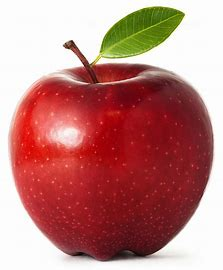
#> input picture openCV_class(cv2)/img/apple.jpg, 223 x 270 px
$ python b_blur_avg_kernel.py
#> lines starting #> are read from the running program, lines starting #| are printed output that depends on the picture
import cv2
import numpy as np

img = cv2.imread('../img/apple.jpg')
#> img is the input picture: shape (270, 223, 3); mean B, G, R 126.6, 130.6, 190.2
'''
#5x5 평균 필터 커널 생성
kernel = np.array([[0.04, 0.04, 0.04, 0.04, 0.04],
                   [0.04, 0.04, 0.04, 0.04, 0.04],
                   [0.04, 0.04, 0.04, 0.04, 0.04],
                   [0.04, 0.04, 0.04, 0.04, 0.04],
                   [0.04, 0.04, 0.04, 0.04, 0.04]])
'''
# 5x5 평균 필터 커널 생성
#kernel = np.ones((5,5))/5**2
kernel = np.ones((9,9))/5**2
# 필터 적용
blured = cv2.filter2D(img, -1, kernel) # 사용자 커널 생성 함수
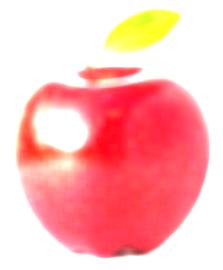
#> blured: shape (270, 223, 3); mean B, G, R 181.3, 181.9, 254.6

# 결과 출력
cv2.imshow('origin', img)
cv2.imshow('avrg blur', blured)
cv2.waitKey()
cv2.destroyAllWindows()

$ run again, with openCV_class(cv2)/img/b.jpg copied over openCV_class(cv2)/img/apple.jpg
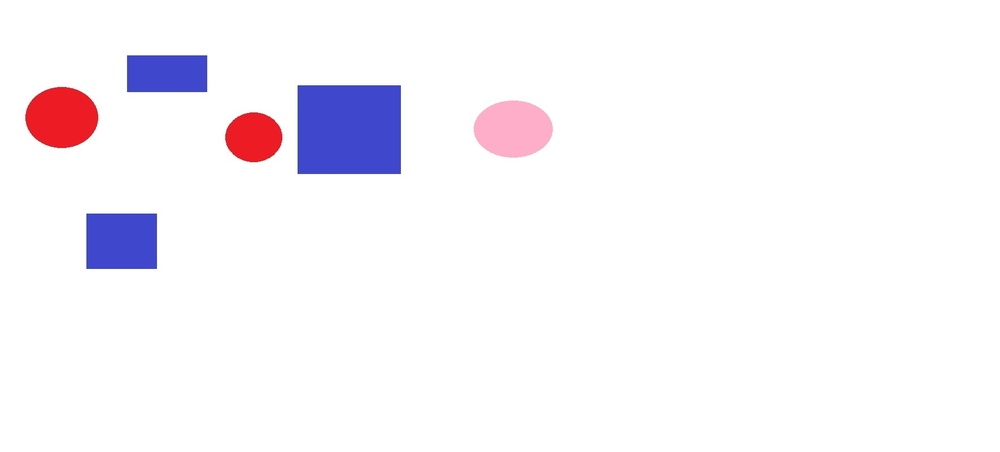
#> input picture openCV_class(cv2)/img/b.jpg, 1000 x 452 px, shrunk from 1771 x 800 before the run
#> img is the input picture: shape (452, 1000, 3); mean B, G, R 249.8, 244.9, 247.8
#> `blured = cv2.filter2D(img, -1, kernel)`:
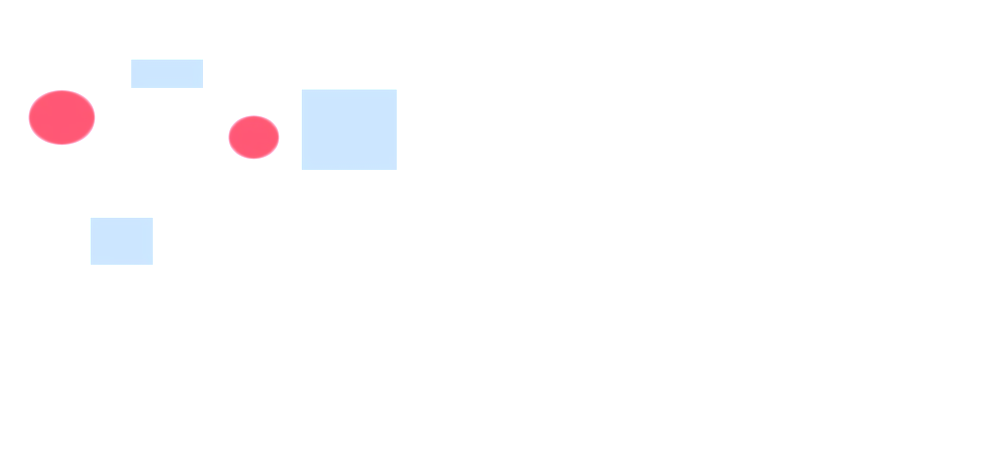
#> blured: shape (452, 1000, 3); mean B, G, R 253.7, 252.7, 253.6
